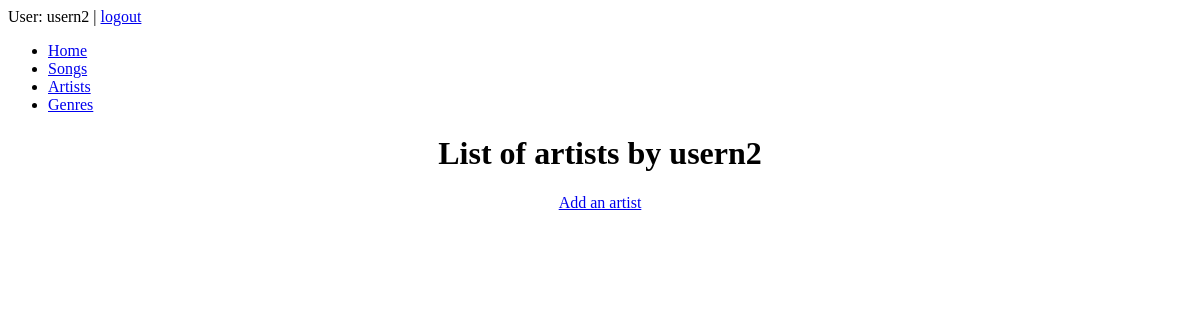
The page /artists/ (signed in) on the database as committed earlier.
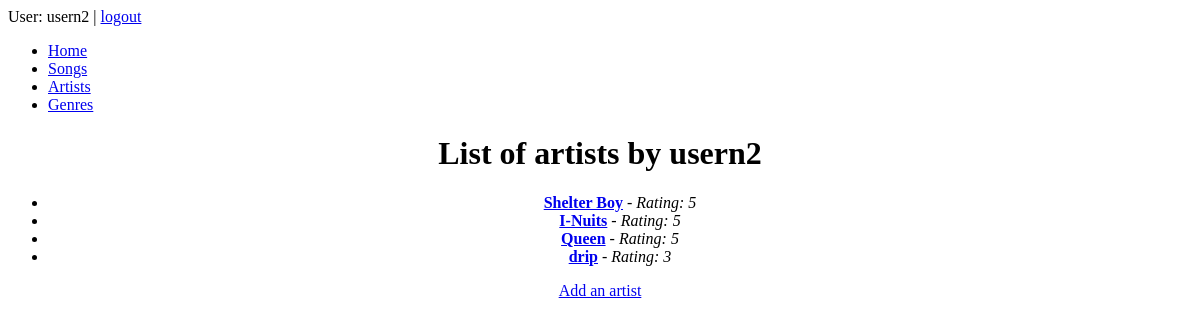
The same page on the database as committed later.
### webspotify/models.py (models this page shows, shortened)
class Favourite_Artist(models.Model):
	user = models.ForeignKey(User, max_length=50, default=1, on_delete=models.CASCADE)
	name = models.CharField(max_length=50, default="")
	rating = models.PositiveSmallIntegerField('Rating (stars)', blank=False, default=3, choices=RATING_CHOICES)
	description = models.TextField(max_length=200, default="")
	created = models.DateTimeField(auto_now_add=True)
	updated = models.DateTimeField(auto_now=True)

### webspotify/artists/views.py (the view)
# urls.py: path('', views.artist_list, name="artists_list"),
def artist_list(req):
	if not req.user.is_authenticated:
		return HttpResponseRedirect("/")
	all_songs = Favourite_Artist.objects.order_by('user')
	dic = {'artists': []}
	for song in all_songs:
		if song.user == req.user:
			dic['artists'].append(song)
	return render(req, 'webspotify/artists/artists_list.html', dic)

### webspotify/templates/webspotify/artists/artists_list.html (shortened to what this page needs)
{% extends "base.html" %}
{% block content %}
<span vocab="https://schema.org/" typeof="ArtistsList">
<center>
<h1>List of artists by <span property="user"> {{ user.username }} </span></h1>
<ul rel="artists">
{% for art in artists %}
<li rel="artist" typeof="MusicGroup"><span property="name"><a href="{% url 'artist_detail' art.id %}"><b>{{ art.name }}</b></a></span>
    -
<span rel="rating">
<span typeof="Rating">
        <span property="ratingValue">
            <i>Rating: {{ art.rating }} </i>
        </span>
</span>
</span>
</li>
{% endfor %}
</ul>
<a href="{% url 'add_artist' %}">Add an artist</a>
</center>
</span>
{% endblock %}

Rows that differ between the two databases and show on the page:
added Favourite_Artist: name "Shelter Boy", rating "5"
added Favourite_Artist: name "I-Nuits", rating "5"
added Favourite_Artist: name "Queen", rating "5"
added Favourite_Artist: name "drip", rating "3"
